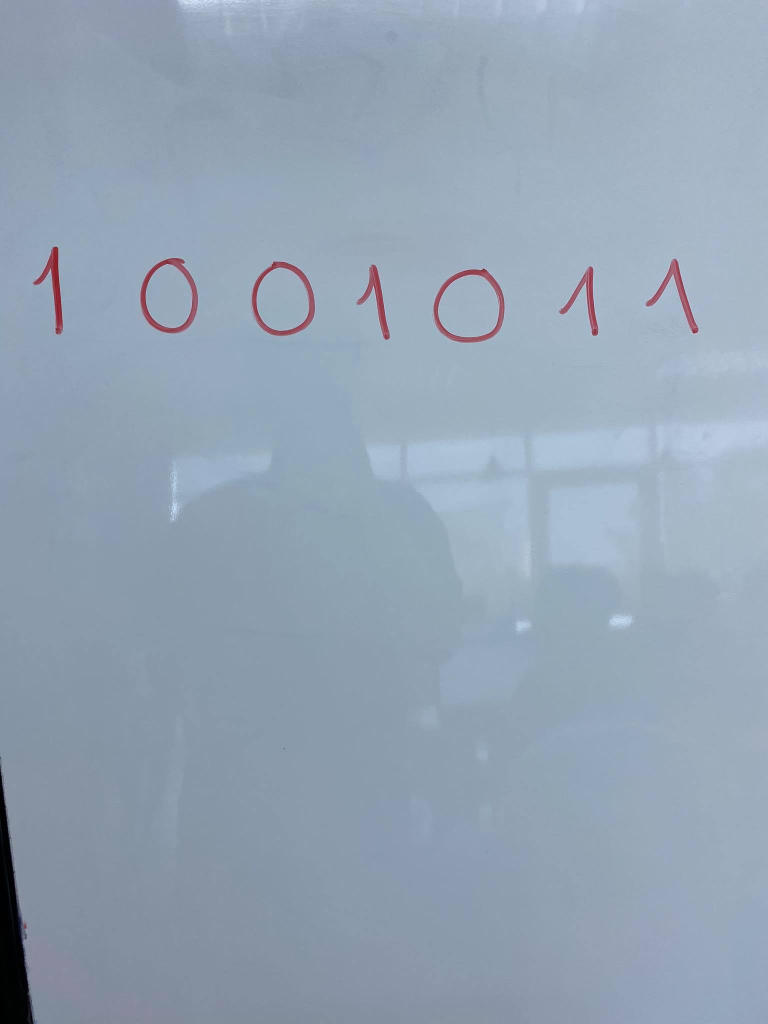
#> input picture img.jpg, 1536 x 2048 px (shown at 1/2 size)
$ python main.py
#> lines starting #> are read from the running program, lines starting #| are printed output that depends on the picture; after the words box and inside, x2 and y2 are one past the last pixel; in counts of white or black regions, pixels touching at a corner belong together
import cv2
import numpy as np
import joblib


model = joblib.load("digits.pkl")
#> (reads digits.pkl from the repository)
image = cv2.imread("img.jpg")
#> image is the input picture: shape (2048, 1536, 3); mean B, G, R 180.4, 163.8, 148.1
image = cv2.resize(image, None, fx=0.3, fy=0.3)
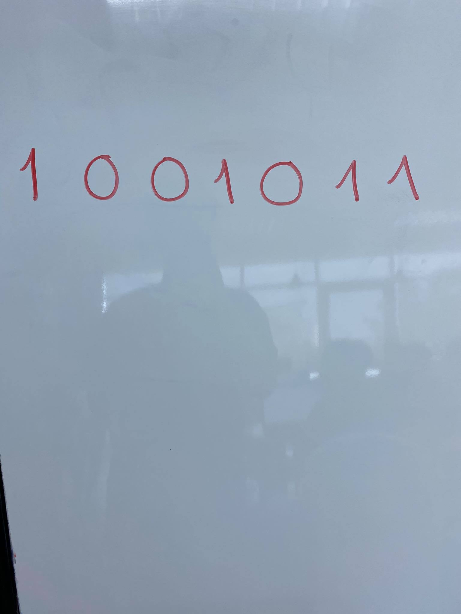
#> image: shape (614, 461, 3); mean B, G, R 180.4, 163.8, 148.1
image_gray = cv2.cvtColor(image, cv2.COLOR_BGR2GRAY)
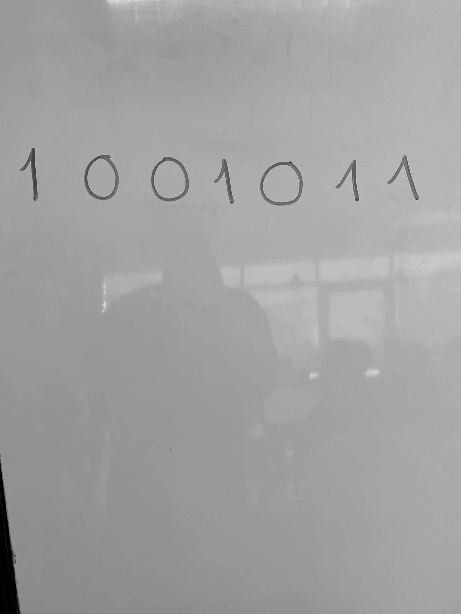
#> image_gray: shape (614, 461); min 0, max 230, mean 161
image_gray = cv2.GaussianBlur(image_gray, (5, 5), 0)
_, im_th = cv2.threshold(image_gray, 127, 255, cv2.THRESH_BINARY_INV)
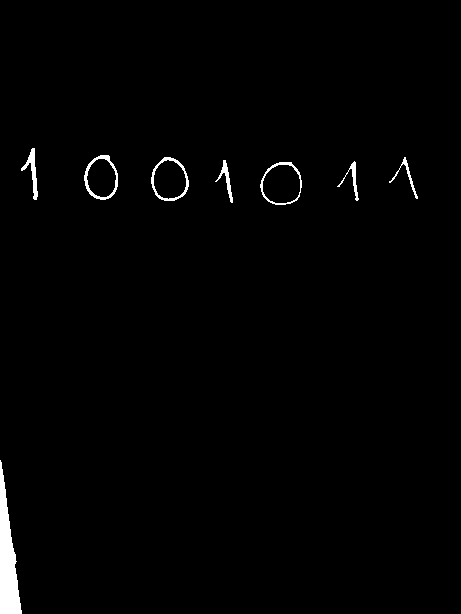
#> im_th: shape (614, 461); 1.3% white; 8 white regions

ctns, _ = cv2.findContours(im_th.copy(), cv2.RETR_EXTERNAL, cv2.CHAIN_APPROX_SIMPLE)
#> ctns = 8 contours; box (x1, y1, x2, y2) and area: (0, 460, 22, 614) 1646, (260, 162, 302, 205) 1370, (151, 157, 189, 201) 1230, (84, 155, 118, 200) 1127, (21, 148, 38, 200) 212, (215, 160, 233, 203) 136, (337, 161, 359, 201) 109, (389, 157, 418, 199) 91
rects = [cv2.boundingRect(ctr) for ctr in ctns]
#> rects = [(0, 460, 22, 154), (260, 162, 42, 43), (337, 161, 22, 40), (215, 160, 18, 43), (389, 157, 29, 42), (151, 157, 38, 44), (84, 155, 34, 45), (21, 148, 17, 52)]

for rect in rects:
    cv2.rectangle(image, (rect[0], rect[1]), (rect[0] + rect[2], rect[1] + rect[3]), (0, 0, 255), 3)
    try:
        leng = int(rect[3] * 1.6)
        pt1 = int(rect[1] + rect[3] // 2 - leng // 2)
        pt2 = int(rect[0] + rect[2] // 2 - leng // 2)
        roi = im_th[pt1:pt1 + leng, pt2:pt2 + leng]
        roi = cv2.resize(roi, (28, 28), interpolation=cv2.INTER_AREA)
        roi = cv2.dilate(roi, (3, 3))
        number = np.array([roi]).reshape(1, 28 * 28)
        # [5 lines of commented-out code are left out]
        theta = np.loadtxt("theta2.txt")
        print(theta.shape[0])
        one = np.ones((number.shape[0], 1))
        number = np.concatenate((number, one), axis=1)
        predict = 1.0 / (1 + np.exp(-np.dot(number, theta.T)))
        print('prediction', str(int(predict[0])))
        cv2.putText(image, str(int(predict[0])), (rect[0], rect[1]), cv2.FONT_HERSHEY_COMPLEX, 1, (255, 255, 0), 2)
    except:
        print('error')
#> this loop made 8 passes
#> (rect, leng, pt1, pt2, predict) on passes 2 to 7: ((260, 162, 42, 43), 68, 149, 247, [0]), ((337, 161, 22, 40), 64, 149, 316, [0]), ((215, 160, 18, 43), 68, 147, 190, [1]), ((389, 157, 29, 42), 67, 145, 370, [0]), ((151, 157, 38, 44), 70, 144, 135, [0]), ((84, 155, 34, 45), 72, 141, 65, [0])
#> (rect, leng, pt1, pt2) on passes 1, 8: ((0, 460, 22, 154), 246, 414, -112), ((21, 148, 17, 52), 83, 133, -12)
#| error
#| 785
#| prediction 0
#| 785
#| prediction 0
#| 785
#| prediction 1
#| 785
#| prediction 0
#| 785
#> (further printed lines are left out)
#> pass 2, `roi = im_th[pt1:pt1 + leng, pt2:pt2 + leng]`:
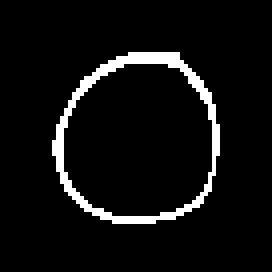
#> roi: shape (68, 68) (shown 4 times larger); 6% white in thin lines or dots, all inside (x1, y1, x2, y2) = (13, 13, 55, 56)
#> pass 2, `roi = cv2.dilate(roi, (3, 3))`:
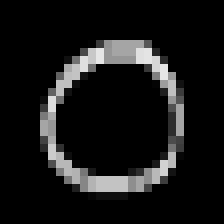
#> roi: shape (28, 28) (shown 8 times larger); min 0, max 230, mean 23.2
#> pass 3, `roi = im_th[pt1:pt1 + leng, pt2:pt2 + leng]`:
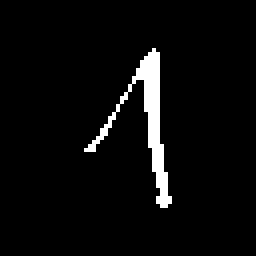
#> roi: shape (64, 64) (shown 4 times larger); 4.1% white; 1 white region, box (x1, y1, x2, y2) and area: (21, 12, 43, 52) 169
#> after the loop:
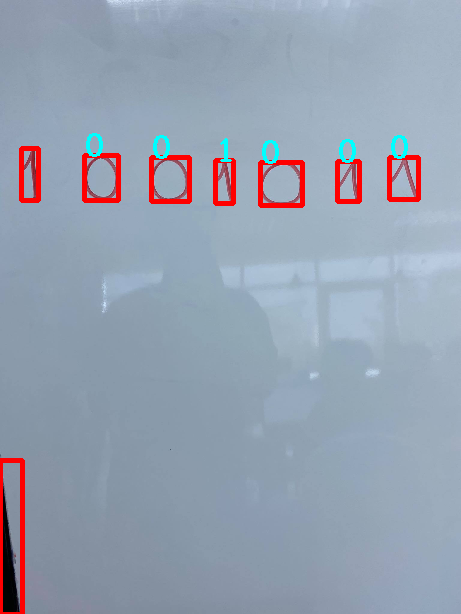
#> image: shape (614, 461, 3); 2.58% of pixels changed, all inside (x1, y1, x2, y2) = (0, 133, 421, 614)
cv2.imshow('image', image)
# cv2.imshow('image_gray', image_gray)
# cv2.imshow('image_threshold', im_th)
cv2.waitKey(0)
cv2.destroyWindow()
